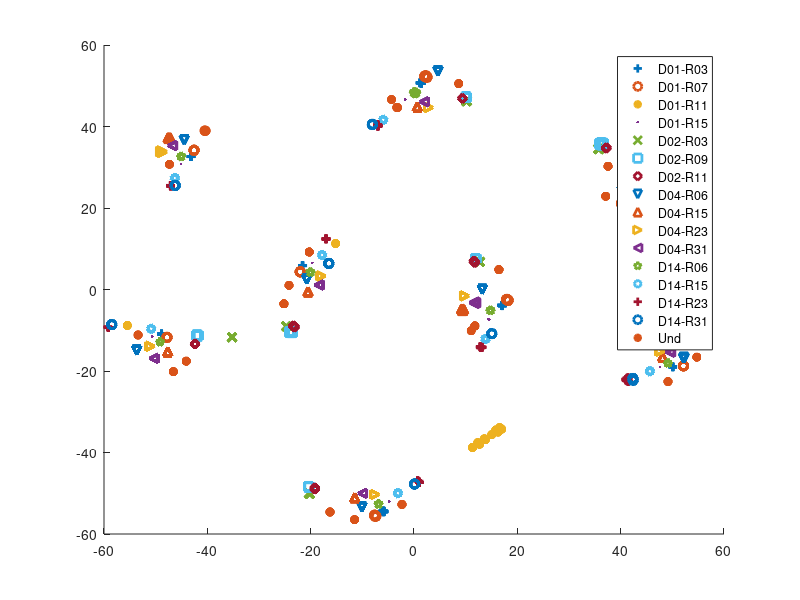

This chart was generated by the following MATLAB code:
clc;
clear all;
close all;

data = load('t-sne_Ti_Si_OBR_INEsASSE.dat');
load('categ.mat');

labels = unique(data(:,3));
h = figure();
mar = ['+';'o'];
m = ['+', 'o', '*','.','x','s','d','v','^','>','<','p'...
   'h','+','o','*'];
hold on
for i = 1:length(labels)
    pos = find(data(:,3) == labels(i));
    plot(data(pos(1):pos(end),1),data(pos(1):pos(end),2),m(i),'LineWidth',2)
end
legend(categ)